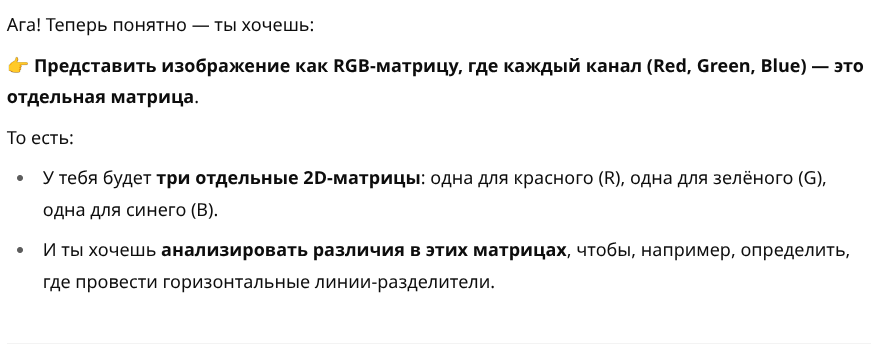
#> input picture separatorTest.png, 893 x 358 px
$ python lineHeightCalculate.py
#> lines starting #> are read from the running program, lines starting #| are printed output that depends on the picture; after the words box and inside, x2 and y2 are one past the last pixel; in counts of white or black regions, pixels touching at a corner belong together
from PIL import Image
import numpy as np


def first_text_line_height(image_path, threshold=200):
#> called with image_path = 'separatorTest.png', threshold = 200
    img = Image.open(image_path).convert("L")
    arr = np.array(img)

    # Логическая маска: True — это "текст" (тёмные пиксели)
    text_mask = arr < threshold
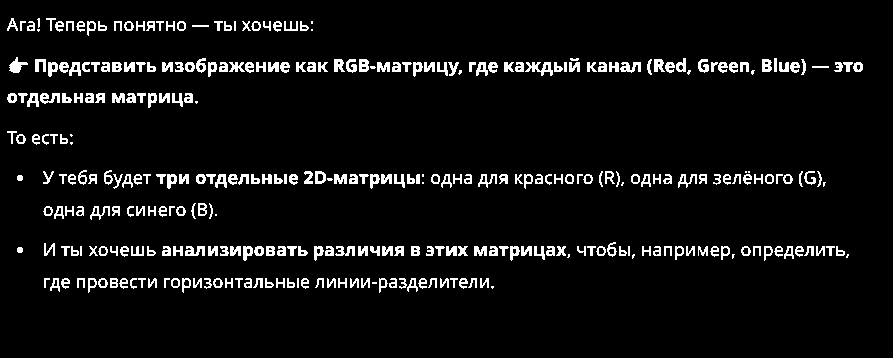
#> text_mask: shape (358, 893) bool; 6% white in thin lines or dots, all inside (x1, y1, x2, y2) = (7, 18, 863, 293)

    # Суммируем по строкам (оси 1) — сколько текстовых пикселей в каждой строке
    row_sums = np.sum(text_mask, axis=1)
#> row_sums = 358 values, max 530 at index 70, min 0 at index 0, mean 53.99

    # Находим первую и последнюю строку, где есть текст
    text_rows = np.where(row_sums > 0)[0]
#> text_rows = 137 values from 18 to 292

    if len(text_rows) == 0:
        return 0, None, None  # Нет текста

    # Смотрим первую строку текста
    start = text_rows[0]
#> start = 18

    # Ищем, где эта первая строка заканчивается — пока идут подряд строки с текстом
    for i in range(start + 1, len(row_sums)):
        if row_sums[i] == 0:
            end = i - 1
            break
    else:
        end = text_rows[-1]
#> this loop made 18 passes

    height = end - start + 1
#> height = 18
    return height, start, end


# Пример вызова:
height, top, bottom = first_text_line_height("separatorTest.png")
#> height = 18; top = 18; bottom = 35
print(f"Высота первой строки текста: {height} пикселей (с {top} по {bottom})")
#| Высота первой строки текста: 18 пикселей (с 18 по 35)

$ run again, with redLine.png copied over separatorTest.png
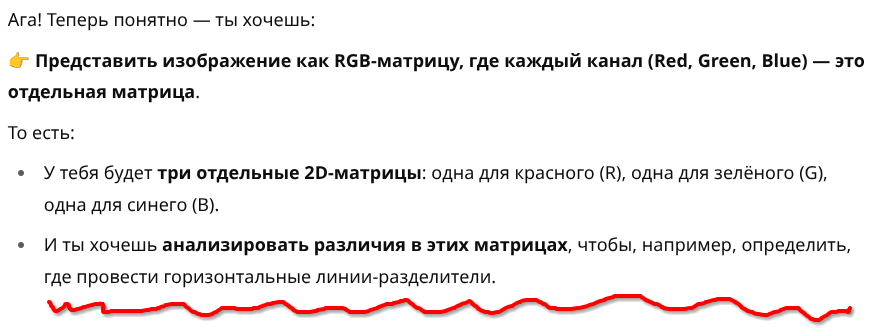
#> input picture redLine.png, 893 x 330 px
#> in first_text_line_height, `text_mask = arr < threshold`:
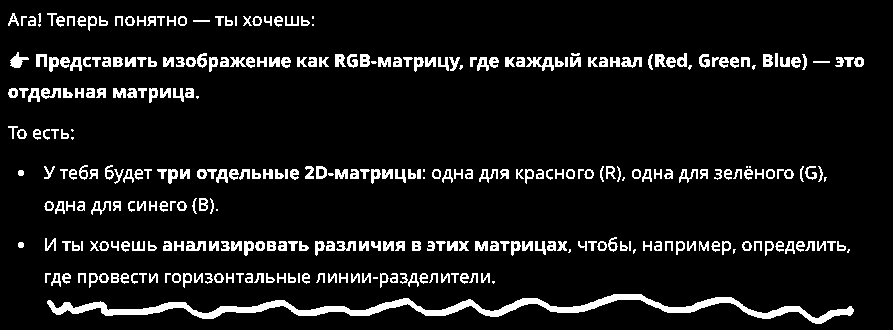
#> text_mask: shape (330, 893) bool; 8.4% white; 333 white regions (24 under 20 px), largest, box (x1, y1, x2, y2) and area: (47, 294, 854, 324) 5384, (526, 57, 554, 71) 194, (10, 52, 29, 68) 149
#> row_sums = 330 values, max 530 at index 65, min 0 at index 0, mean 74.88
#> text_rows = 167 values from 13 to 323
#> start = 13
#> the loop in first_text_line_height, `for i in range(start + 1, len(row_sums)):` made 18 passes
#> end on pass 18: 30
#> in first_text_line_height, `height = end - start + 1`: height = 18
#> `height, top, bottom = first_text_line_height("separatorTest.png")`: top = 13; bottom = 30
#| Высота первой строки текста: 18 пикселей (с 13 по 30)

$ run again, with redLines.png copied over separatorTest.png
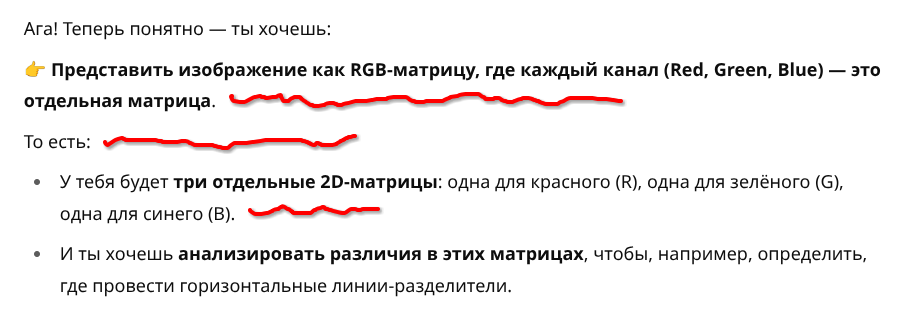
#> input picture redLines.png, 910 x 319 px
#> in first_text_line_height, `text_mask = arr < threshold`:
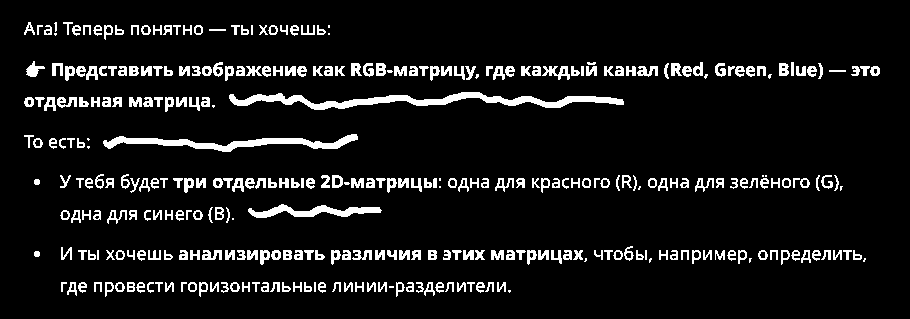
#> text_mask: shape (319, 910) bool; 8.4% white; 335 white regions (24 under 20 px), largest, box (x1, y1, x2, y2) and area: (229, 92, 624, 110) 2575, (103, 134, 358, 152) 1635, (248, 204, 382, 218) 864
#> row_sums = 319 values, max 530 at index 74, min 0 at index 0, mean 76.49
#> text_rows = 149 values from 22 to 296
#> start = 22
#> the loop in first_text_line_height, `for i in range(start + 1, len(row_sums)):` made 18 passes
#> end on pass 18: 39
#> in first_text_line_height, `height = end - start + 1`: height = 18
#> `height, top, bottom = first_text_line_height("separatorTest.png")`: top = 22; bottom = 39
#| Высота первой строки текста: 18 пикселей (с 22 по 39)
